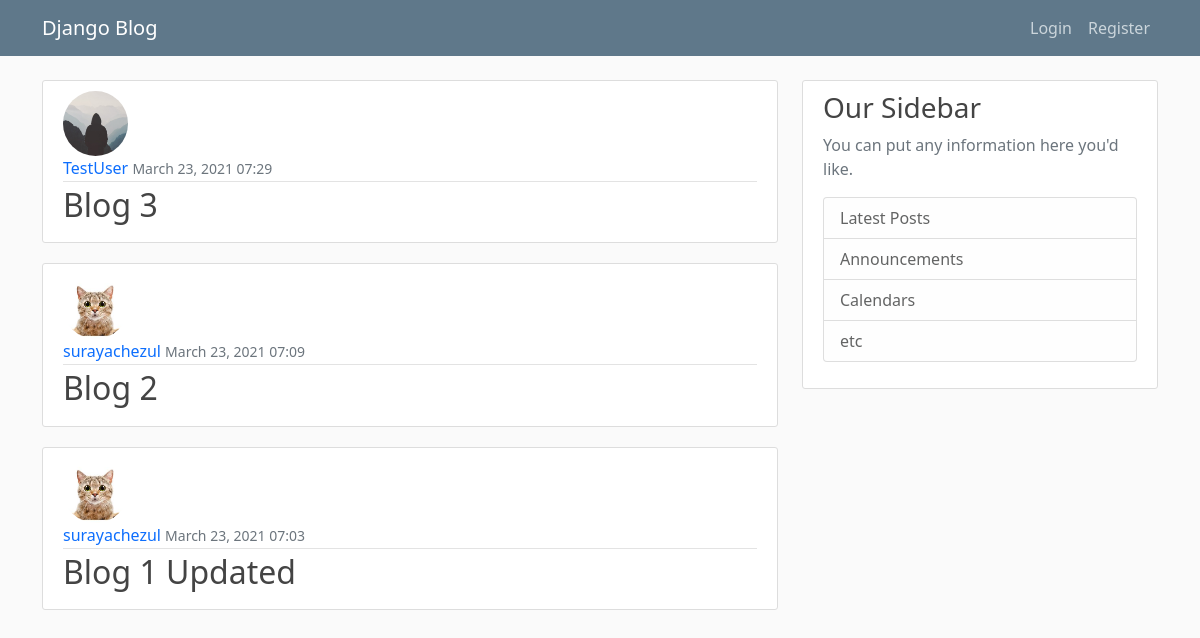
The page / on the database its author committed.
### blog/models.py (models this page shows, shortened)
class Post(models.Model):
    title = models.CharField(max_length = 100)
    content = models.TextField()
    date_posted = models.DateTimeField(default = timezone.now)
    author = models.ForeignKey(User, on_delete = models.CASCADE)

### users/models.py (models this page shows, shortened)
class Profile(models.Model):
    user = models.OneToOneField(User, on_delete = models.CASCADE)
    image = models.ImageField(default = 'default.jpg', upload_to = 'profile_pics')

### blog/views.py (the view)
# urls.py: path('', PostListView.as_view(), name ='blog-home'),
class PostListView(ListView):
    model = Post
    template_name = 'blog/home.html' # <app>/<model>_<viewtype>.html
    context_object_name = 'posts'
    ordering = ['-date_posted']

### blog/templates/blog/home.html
{% extends "blog/base.html" %}
{% block content %}
    {% for post in posts %}
        <article class="media content-section">
            <img class = "rounded-circle article-img" src = "{{ post.author.profile.image.url }}">
            <div class="media-body">
                <div class="article-metadata">
                    <a class="mr-2" href="#">{{ post.author }}</a>
                    <small class="text-muted">{{ post.date_posted|date:"F d, Y H:i" }}</small>
                </div>
                <h2><a class="article-title" href="{% url 'post-detail' post.id %}">{{ post.title }}</a></h2>
            </div>
        </article>
    {% endfor %}
{% endblock content %}

### blog/templates/blog/base.html (shortened to what this page needs)
{% load static %}
<!DOCTYPE html>
<html>
    <head>
        <link href="https://cdn.jsdelivr.net/npm/bootstrap@5.0.0-beta2/dist/css/bootstrap.min.css" rel="stylesheet">
        <link rel = "stylesheet" type = "text/css" href = "{% static 'blog/main.css' %}">
    </head>
    <body>
        <header class="site-header">
            <nav class="navbar navbar-expand-md navbar-dark bg-steel fixed-top">
                <div class="container">
                    <a class="navbar-brand mr-4" href="/">Django Blog</a>
                    <div class="collapse navbar-collapse" style= "justify-content: flex-end;" id="navbarToggle">
                        <div class="navbar-nav">
                            {% if user.is_authenticated %}
                                <a class="nav-item nav-link" href="{% url 'post-create' %}">New Post</a>
                                <a class="nav-item nav-link" href="{% url 'profile' %}">Profile</a>
                                <a class="nav-item nav-link" href="{% url 'logout' %}">Logout</a>
                            {% else %}
                                <a class="nav-item nav-link" href="{% url 'login' %}">Login</a>
                                <a class="nav-item nav-link" href="{% url 'register' %}">Register</a>
                            {% endif %}
                        </div>
                    </div>
                </div>
            </nav>
        </header>
        <main role="main" class="container">
            <div class="row">
                <div class="col-md-8">
                    {% block content %}{% endblock %}
                </div>
                <div class="col-md-4">
                    <div class="content-section">
                        <h3>Our Sidebar</h3>
                        <p class='text-muted'>You can put any information here you'd like.
                        <ul class="list-group">
                            <li class="list-group-item list-group-item-light">Latest Posts</li>
                            <li class="list-group-item list-group-item-light">Announcements</li>
                            <li class="list-group-item list-group-item-light">Calendars</li>
                            <li class="list-group-item list-group-item-light">etc</li>
                        </ul>
                        </p>
                    </div>
                </div>
            </div>
        </main>
    </body>
</html>

### blog/static/blog/main.css (style rules this page uses)
body { background: #fafafa; color: #333333; margin-top: 5rem; }
h1, h2, h3, h4, h5, h6 { color: #444444; }
ul { margin: 0; }
.bg-steel { background-color: #5f788a; }
.site-header .navbar-nav .nav-link { color: #cbd5db; float: left; }
.content-section { background: #ffffff; padding: 10px 20px; border: 1px solid #dddddd; border-radius: 3px; margin-bottom: 20px; }
.article-title { color: #444444; text-decoration: none; }
.article-img { height: 65px; width: 65px; margin-right: 16px; }
.article-metadata { padding-bottom: 1px; margin-bottom: 4px; border-bottom: 1px solid #e3e3e3; }
.article-metadata a { text-decoration: none; }

### rows shown on the page
Post: author.profile.image (placeholder picture), author "TestUser", date_posted "March 23, 2021 07:29", title "Blog 3"
Post: author.profile.image (picture), author "surayachezul", date_posted "March 23, 2021 07:09", title "Blog 2"
Post: author.profile.image (picture), author "surayachezul", date_posted "March 23, 2021 07:03", title "Blog 1 Updated"
